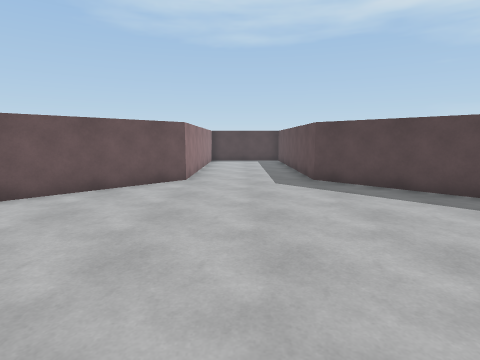
view 1 (above)

12 first-person views from a walk through a Unity game level. The camera is 1.4 m above the floor, tilts 8° down and sees 80° across. The floor is counted in squares, 1 m on a side. Each view is taken from the middle of a square. On the plan, view 1 faces up. The plan holds only what a view shows up to about 14 squares ahead; the rest is blank.

view 2
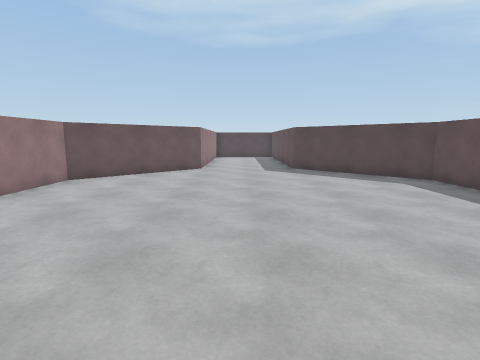

view 3
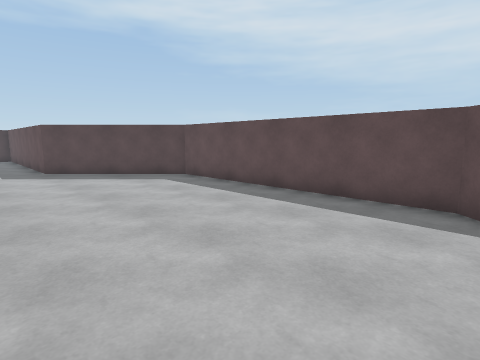

view 4
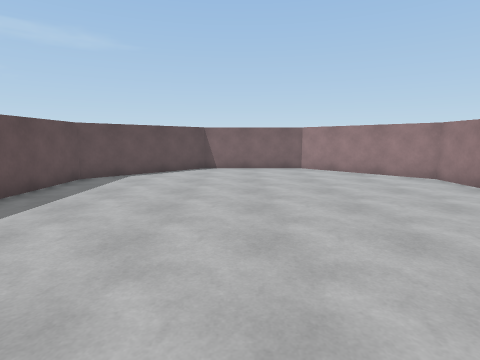

view 5
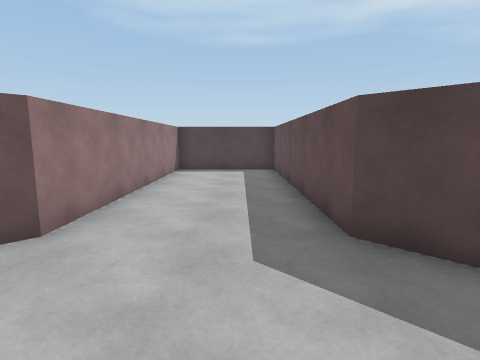

view 6
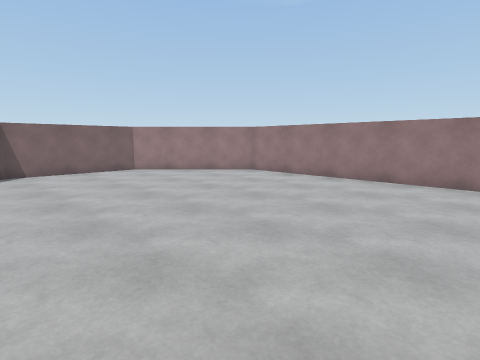

view 7
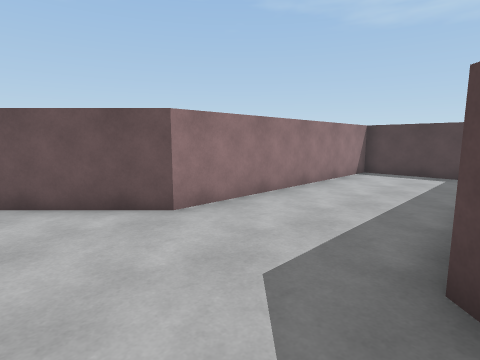

view 8
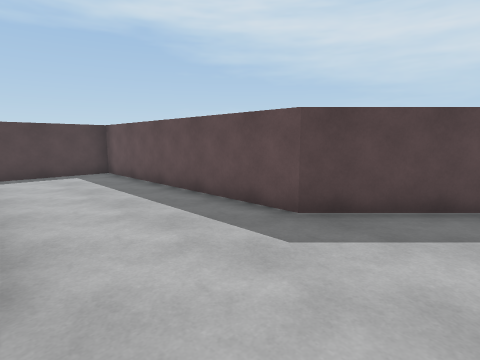

view 9
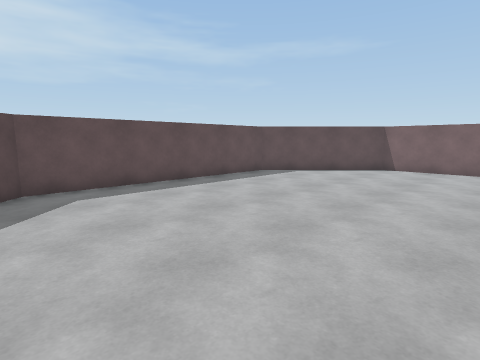

view 10
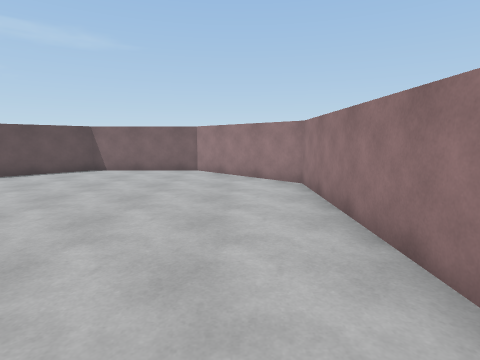

view 11
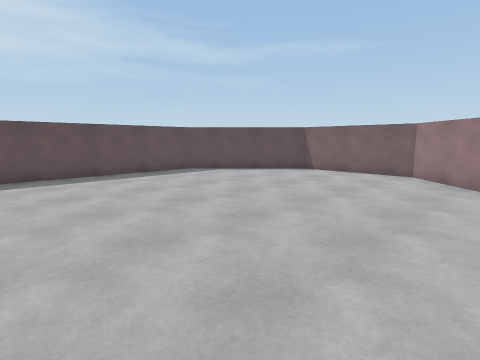

view 12
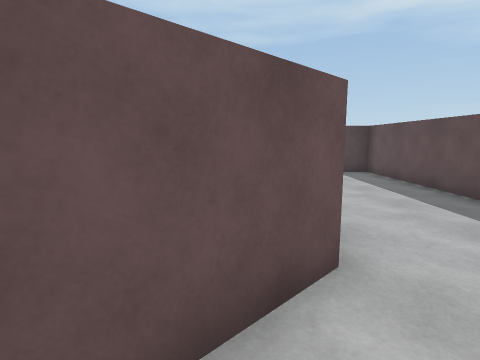

### Floor plan
Points are (right, up) in squares from view 1. A wall is a line through its corners. A room is listed if a view was taken in it or the views show most of it. See-through windows are left out.
Room 1 (views 1, 2, 3, 4, 5, 6, 7, 8, 9, 10, 11, 12)
walls: (-6, 5.9) (-6, -3.2) (-2.1, -7.1) (2.7, -7.1) (6.7, -3.2) (6.7, 5.9) (2.6, 10) (2.6, 19.5) (-1.9, 19.5) (-1.9, 10) (-6, 5.9)

Positions as (right, up) in squares from view 1, and headings:
1: (0, 0), facing up
2: (0, -4), facing up
3: (0, -4), facing up-right
4: (1, 7), facing down
5: (1, 6), facing up
6: (4, 6), facing down-left
7: (3, 7), facing up-left
8: (-2, 7), facing up-right
9: (-2, 7), facing down-right
10: (-4, 6), facing down
11: (-5, 5), facing down-right
12: (-3, 7), facing up
